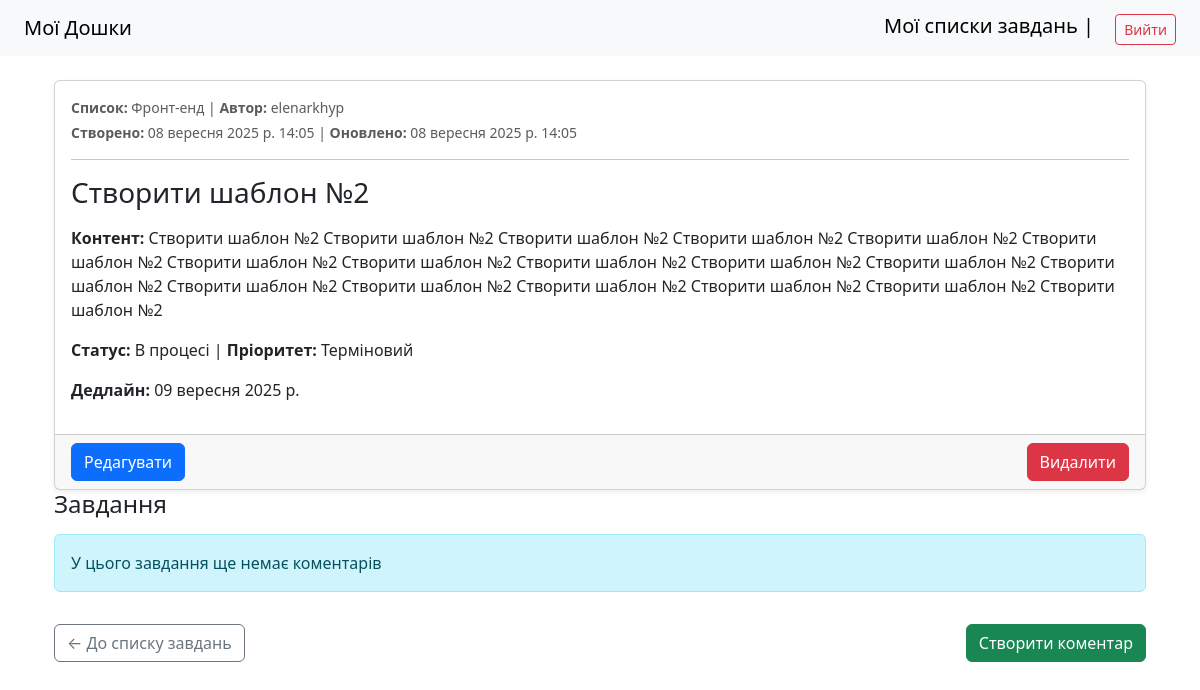
The app's page /dashboard/4/todolist/4/task/6/ (signed in) with its own data.
### task_manager/models.py (models this page shows, shortened)
class Task(models.Model):
    todolist = models.ForeignKey(TodoList, on_delete = models.CASCADE, related_name= 'tasks', verbose_name = "Список завдань")
    title = models.CharField(max_length = 200, verbose_name = "Назва")
    content = models.TextField(verbose_name = "Контент", blank = True)
    status = models.CharField(max_length = 20, verbose_name = "Статус", default = 'draft', choices = [
    ('draft', 'Чернетка'),
    ('in_progress', 'В процесі'),
    ('completed', 'Завершено'),
    ('archived', 'Архів')
    ])
    priority = models.CharField(max_length = 10, verbose_name = "Приорітет", default = 'low', choices = [
    ('low', 'Низький'),
    ('medium', 'Середній'),
    ('high', 'Високий'),
    ('urgent', 'Терміновий')
    ])
    deadline = models.DateField(null=True, blank=True, verbose_name = "Дедлайн")
    created_at = models.DateTimeField(auto_now_add = True, verbose_name = "Створено в")
    updated_at = models.DateTimeField(auto_now = True, verbose_name = "Оновлено в")
    created_by = models.ForeignKey(User, on_delete = models.CASCADE, related_name= 'tasks', verbose_name = "Автор")
    class Meta:
        verbose_name = "Завдання"
        verbose_name_plural = "Завдання"

class TodoList(models.Model):
    dashboard = models.ForeignKey(Dashboard, on_delete = models.CASCADE, related_name= 'todolists', verbose_name = "Дошка")
    title =  models.CharField(max_length = 200, verbose_name = "Назва")
    description =  models.TextField(verbose_name = "Опис", blank = True)
    created_at = models.DateTimeField(auto_now_add = True)
    important = models.BooleanField(default = False, verbose_name = "Важливість")
    created_by = models.ForeignKey(User, on_delete = models.CASCADE, related_name= 'todolists', verbose_name = "Автор")
    class Meta:
        verbose_name = "Список завдань"
        verbose_name_plural = "Списки завдань"

### task_manager/views.py (the view)
# urls.py: path('dashboard/<int:dashboard_pk>/todolist/<int:todolist_pk>/task/<int:task_pk>/', TaskDetailView.as_view(), name = 'task_detail'),
class TaskDetailView(LoginRequiredMixin, TaskAccessMixin, DetailView):
    model = Task
    template_name = 'task/task_detail.html'
    context_object_name = 'task'
    pk_url_kwarg = "task_pk"
    def get_context_data(self, **kwargs):
        context = super().get_context_data(**kwargs)
        task = self.get_object()
        context['todolist'] = task.todolist
        context['dashboard'] = task.todolist.dashboard
        return context

### task_manager/views.py (called while the page is built)
    def get_queryset(self):
        return Dashboard.objects.filter(
            Q(created_by=self.request.user) | Q(members=self.request.user)
        ).distinct()

    def get_queryset(self):
        return TodoList.objects.filter(
            dashboard__in=DashboardAccessMixin.get_queryset(self)
        ).distinct()

    def get_queryset(self):
        return Task.objects.filter(
            todolist__in=TodoListAccessMixin.get_queryset(self)
        ).distinct()

### task_manager/templates/task/task_detail.html (shortened to what this page needs)
{% extends "base.html" %}
{% block content %}
<div class="container mt-4">
    <div class="card shadow-sm">
        <div class="card-body">
            <small class="text-muted d-block mb-1">
                <strong>Список:</strong>
                <a href="{% url 'todolist_detail' dashboard_pk=dashboard.pk todolist_pk=todolist.pk %}" class="text-reset text-decoration-none">
                    {{ task.todolist.title }}
                </a>
                | <strong>Автор:</strong> {{ task.created_by }}
            </small>
            <small class="text-muted d-block">
                <strong>Створено:</strong> {{ task.created_at }} |
                <strong>Оновлено:</strong> {{ task.updated_at }}
            </small>
            <hr>
            <h3 class="card-title mb-3">{{ task.title }}</h3>
            {% if task.content %}
                <p><strong>Контент:</strong> {{ task.content }}</p>
            {% endif %}
            <p>
                <strong>Статус:</strong> {{ task.get_status_display }} |
                <strong>Пріоритет:</strong> {{ task.get_priority_display }}
            </p>
            {% if task.deadline %}
                <p><strong>Дедлайн:</strong> {{ task.deadline }}</p>
            {% endif %}
        </div>
        <div class="card-footer d-flex justify-content-between">
            <a href="{% url 'task_edit' dashboard_pk=dashboard.pk todolist_pk=todolist.pk task_pk=task.pk %}"
               class="btn btn-primary">
                Редагувати
            </a>
            <form method="post"
                  action="{% url 'task_delete' dashboard_pk=dashboard.pk todolist_pk=todolist.pk task_pk=task.pk %}"
                  style="display: inline;">
                <button type="submit" class="btn btn-danger">Видалити</button>
            </form>
        </div>
    </div>
    <h4 class="mb-3">Завдання</h4>
    <div class="list-group">
        {% for comment in task.comments.all %}
            <div class="list-group-item d-flex justify-content-between align-items-center">
                <div>
                    <small class="text-muted">
                        Автор: {{ comment.created_by }} | Створено: {{ comment.created_at }}
                    </small>
                    <br>
                    <a href="{% url 'comment_detail' dashboard_pk=todolist.dashboard.pk todolist_pk=todolist.pk task_pk=task.pk comment_pk=comment.pk %}" class="text-reset text-decoration-none fw-bold">
                        {{ comment.content|truncatechars:100 }}
                    </a>
                    <br>
                </div>
                <div class="d-flex gap-2">
                    <a href="{% url 'comment_edit' dashboard_pk=todolist.dashboard.pk todolist_pk=todolist.pk task_pk=task.pk comment_pk=comment.pk %}"
                       class="btn btn-sm btn-outline-primary">
                        Редагувати
                    </a>
                    <form method="post" action="{% url 'comment_delete' dashboard_pk=todolist.dashboard.pk todolist_pk=todolist.pk task_pk=task.pk comment_pk=comment.pk %}" style="display:inline;">
                        {% csrf_token %}
                        <button type="submit" class="btn btn-sm btn-outline-danger">Видалити</button>
                    </form>
                </div>
            </div>
        {% empty %}
            <div class="alert alert-info">У цього завдання ще немає коментарів</div>
        {% endfor %}
    </div>
    <div class="d-flex justify-content-between mt-3">
        <a href="{% url 'task_list' dashboard_pk=dashboard.pk todolist_pk=todolist.pk %}"
            class="btn btn-outline-secondary">
            ← До списку завдань
        </a>
        <a href="{% url 'comment_create' dashboard_pk=todolist.dashboard.pk todolist_pk=todolist.pk task_pk=task.pk %}" class="btn btn-success">
            Створити коментар
        </a>
    </div>
</div>
{% endblock %}

### records on screen
Task: todolist "Фронт-енд", created_by "elenarkhyp", created_at "08 вересня 2025 р. 14:05", updated_at "08 вересня 2025 р. 14:05", title "Створити шаблон №2", content "Створити шаблон №2 Створити шаблон №2 Створити шаблон №2 Створити шаблон №2 Створити шаблон №2 Створити шаблон №2 Створити шаблон №2 Створити шаблон №2 Створити шаблон №2 Створити шаблон №2 Створити шаблон №2 Створити шаблон №2 Створити шаблон №2 Створити шаблон №2 Створити шаблон №2 Створити шаблон №2 Створити шаблон №2 Створити шаблон №2", status "В процесі", priority "Терміновий", deadline "09 вересня 2025 р."
